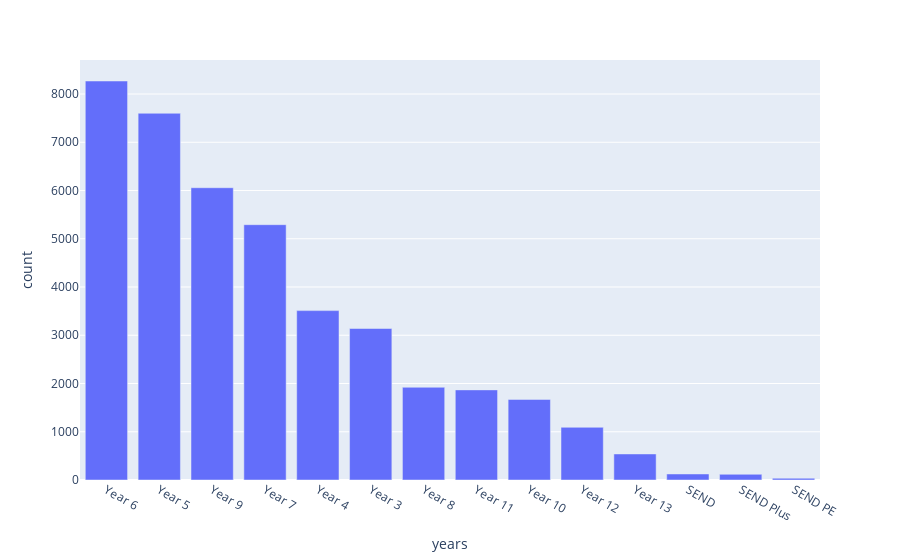

Notebook code cell kept with this figure:
### Code cell
year_counts_df = df[("No Group", "questionnaire_login_year_group_name")].value_counts().reset_index()
year_counts_df["years"] = year_counts_df[('No Group', 'questionnaire_login_year_group_name')]
#year_counts.columns
px.bar(year_counts_df, x="years", y="count")

### Figure 1 — Plotly figure (JSON) as saved in the notebook; plotly's stock layout.template omitted (floating-point values rounded to 4 significant figures)
{"data": [{"hovertemplate": "years=%{x}<br>count=%{y}<extra></extra>", "legendgroup": "", "marker": {"color": "#636efa", "pattern": {"shape": ""}}, "name": "", "orientation": "v", "showlegend": false, "textposition": "auto", "type": "bar", "x": ["Year 6", "Year 5", "Year 9", "Year 7", "Year 4", "Year 3", "Year 8", "Year 11", "Year 10", "Year 12", "Year 13", "SEND", "SEND Plus", "SEND PE"], "xaxis": "x", "y": [8270, 7601, 6058, 5292, 3511, 3140, 1922, 1868, 1670, 1092, 540, 125, 118, 36], "yaxis": "y"}], "layout": {"barmode": "relative", "legend": {"tracegroupgap": 0}, "margin": {"t": 60}, "xaxis": {"anchor": "y", "domain": [0, 1], "title": {"text": "years"}}, "yaxis": {"anchor": "x", "domain": [0, 1], "title": {"text": "count"}}}}
